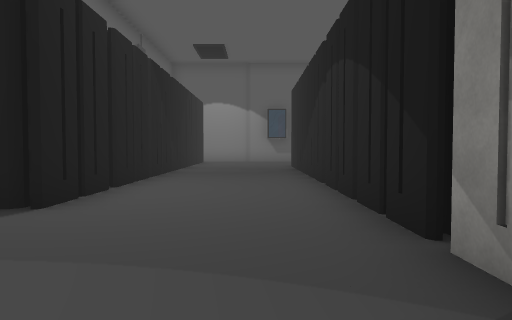
[1] (above)

21 first-person views from a walk through a 3-D level made in the Unity game engine. The camera is 1.4 m above the floor, tilts 2° down and sees 70° across. The floor is counted in squares, 2 m on a side. Each view is taken from the middle of a square. On the plan, view 1 faces up. The plan holds only what a view shows up to about 11 squares ahead; the rest is blank. The place goes on beyond the plan. The player is left out. Some surface patterns are stand-ins.

[2]
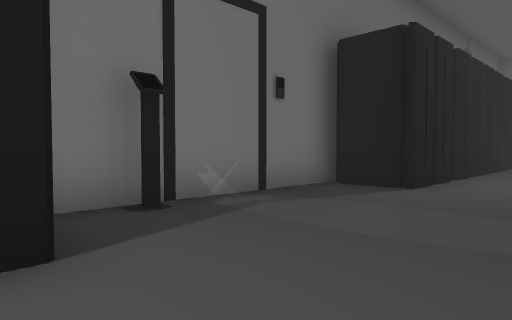

[3]
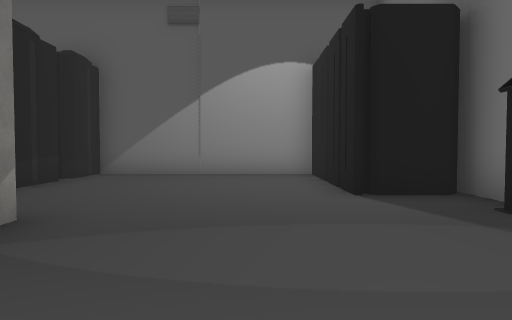

[4]
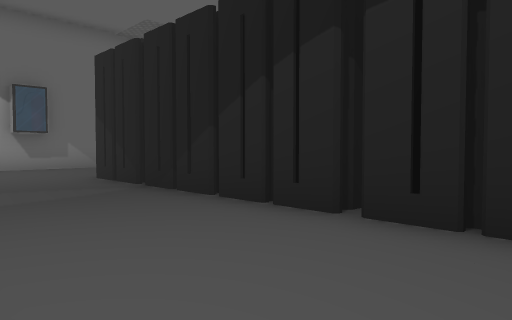

[5]
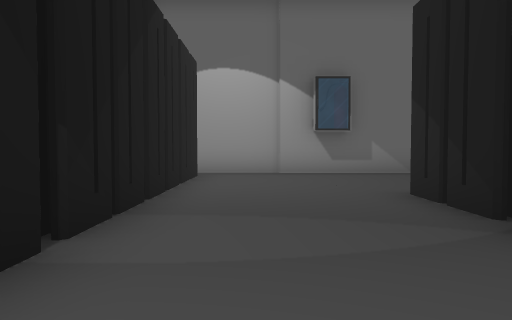

[6]
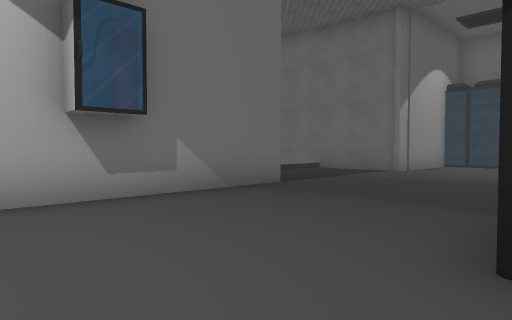

[7]
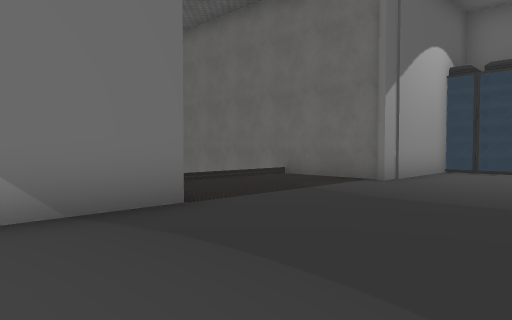

[8]
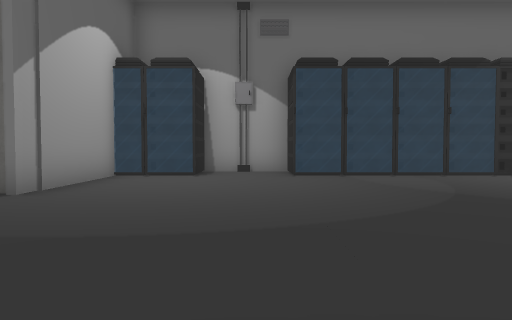

[9]
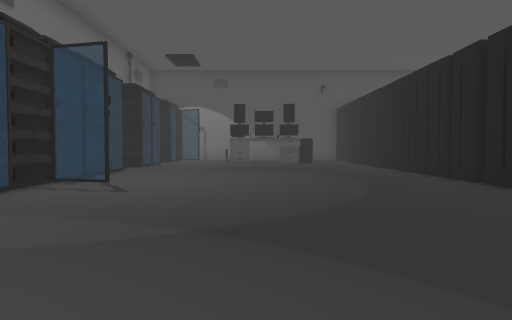

[10]
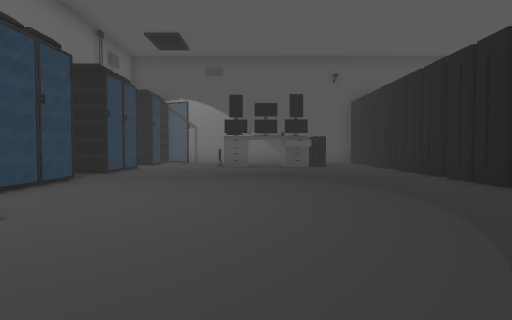

[11]
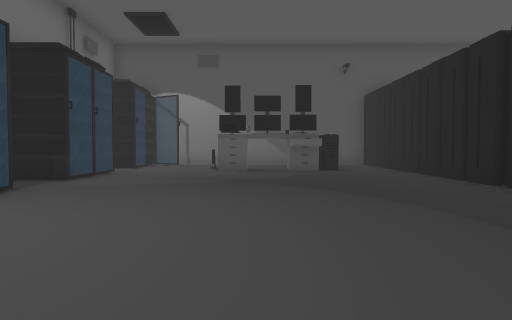

[12]
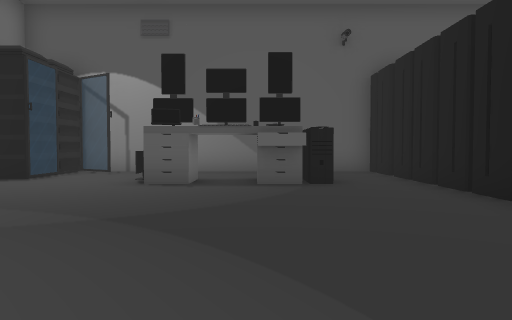

[13]
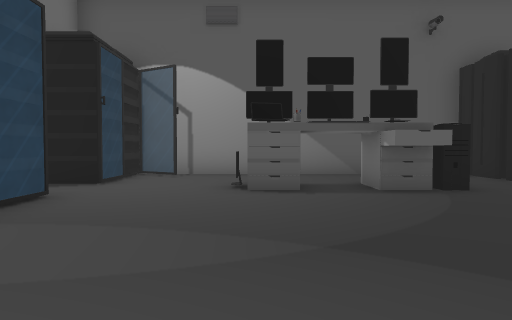

[14]
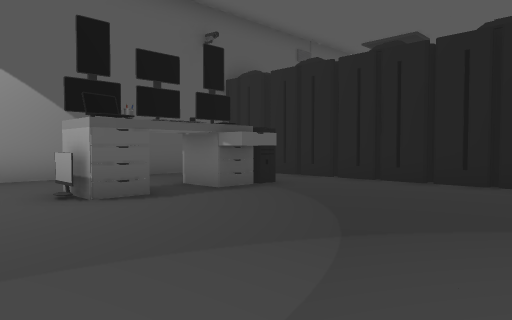

[15]
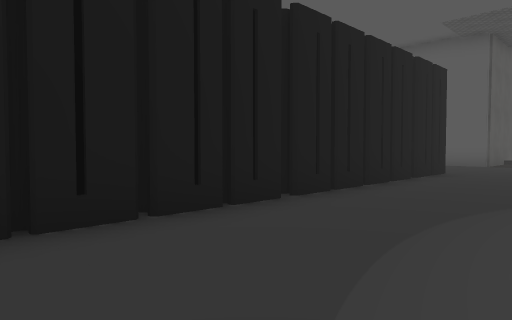

[16]
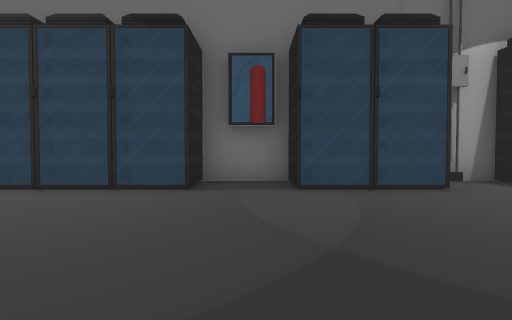

[17]
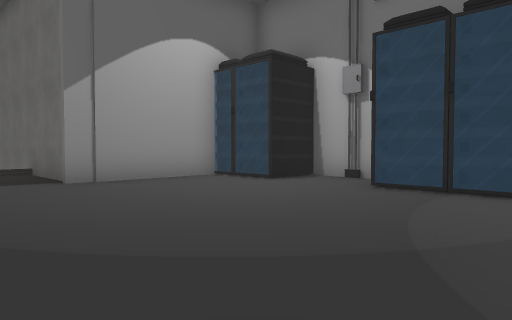

[18]
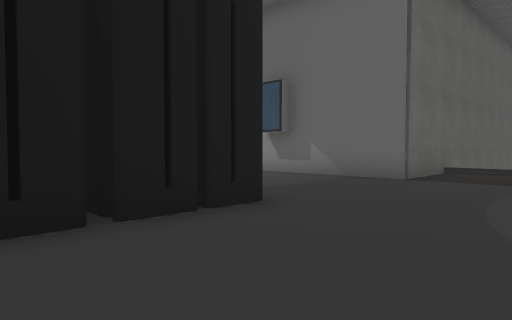

[19]
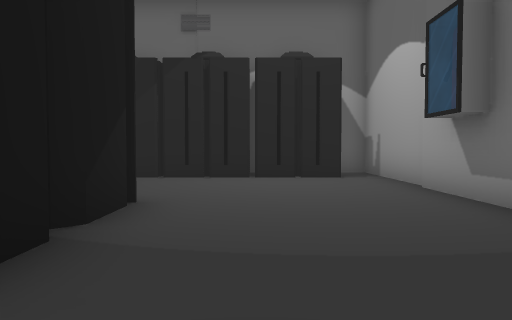

[20]
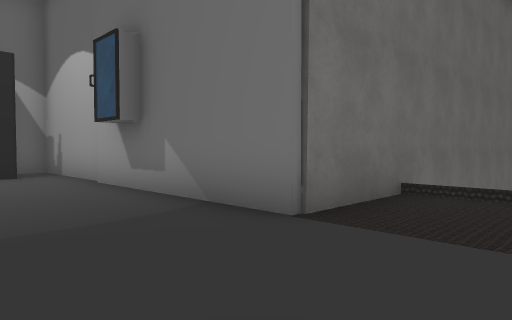

[21]
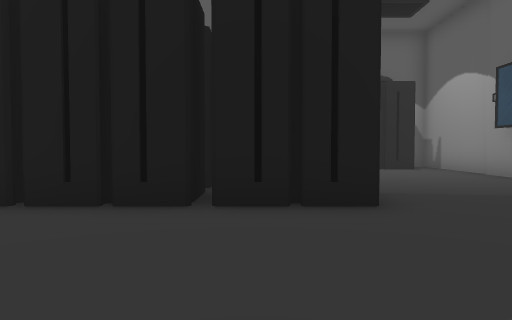

### Floor plan
Key: @ floor where view 1 was taken; # wall or solid block; . floor; = window, fence, low wall or low ledge; v drop or lower ground; O other object.
Columns run from 4 left of view 1 to 15 right of it. Each row starts with its distance up from view 1.
 23          v    #
 22          v    #
 21         #v    #
 20         #.....#
 19         #.....#
 18 #########.....####
 17 #O...............O
 16 ##...............O##
 15 #O.................#
 14 ##.................#
 13  #...O###O.......=##
 12  #....###........O
 11  O....###........O
 10  O...O# #O.......O
  9  #....###........O
  8 OO...O# #O.......#
  7  #....###.......OO
  6  #...O###O.......O
  5 ##....  #........O
  4 #O...O  #O.......O
  3 #.....# #........###
  2 #....O  #O.........#
  1 #.....  #........O##
  0 #...@.. #........=#
 -1 #...... #O.......O
 -2 ##.....##..O .O....#
 -3  O.....##O.OO.O..=##
 -4   ......#........O
 -5  O.....##.......OO
 -6   ################

Where each view was taken, in squares from view 1:
view 1: 0 up, 0 right, facing up
view 2: 2 down, 0 right, facing up-left
view 3: 4 up, 1 left, facing down
view 4: 5 up, 2 left, facing up-right
view 5: 8 up, 1 left, facing up
view 6: 13 up, 1 left, facing up-right
view 7: 14 up, 2 right, facing up-right
view 8: 14 up, 4 right, facing right
view 9: 14 up, 9 right, facing down
view 10: 11 up, 9 right, facing down
view 11: 9 up, 9 right, facing down
view 12: 5 up, 8 right, facing down
view 13: 4 up, 10 right, facing down
view 14: 3 up, 12 right, facing down-left
view 15: 3 up, 8 right, facing up-left
view 16: 2 up, 7 right, facing right
view 17: 10 up, 7 right, facing up-right
view 18: 10 up, 8 right, facing up-left
view 19: 15 up, 6 right, facing left
view 20: 15 up, 7 right, facing up-left
view 21: 12 up, 9 right, facing left
